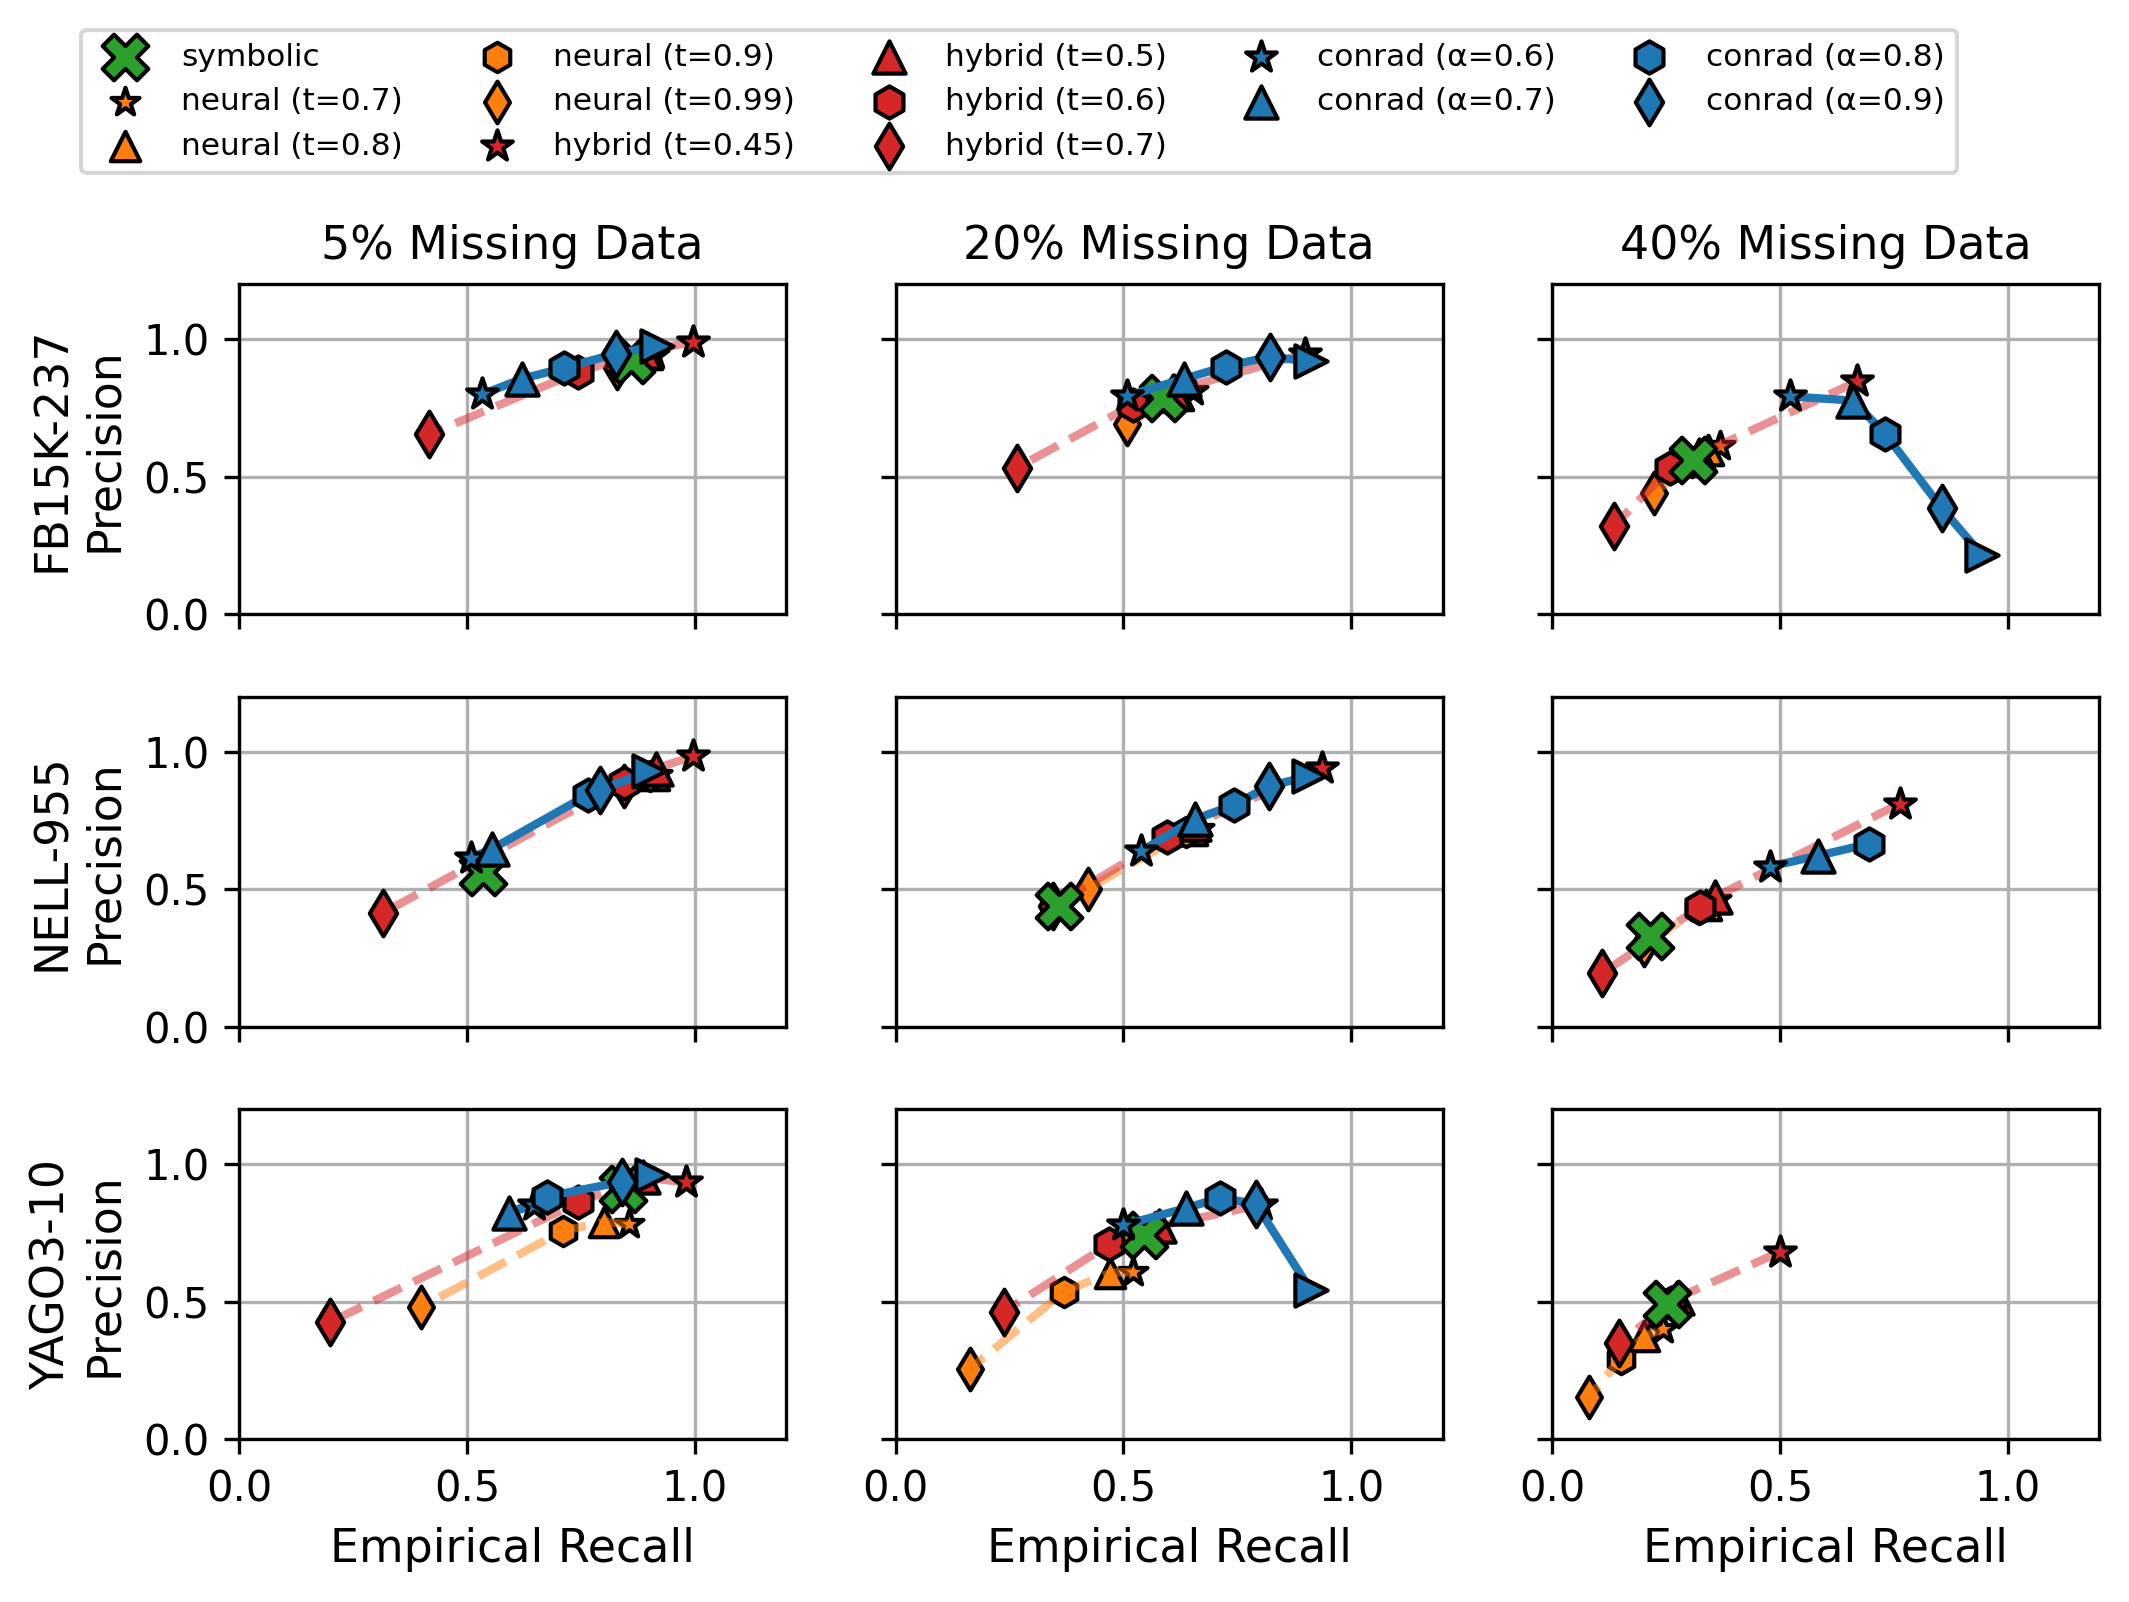

This figure's Python source:
import matplotlib.pyplot as plt
import pandas as pd
from pathlib import Path

# --- Configuration ---
alphas = [0.6, 0.7, 0.8, 0.9]
sparsities = ["5% Missing Data", "20% Missing Data", "40% Missing Data"]
sparsity_values = [5, 20, 40]
datasets = ["fb15k-237", "nell-955", "yago310"]
dataset_labels = ["FB15K-237", "NELL-955", "YAGO3-10"]
query_pipeline = "ThreeHopPipeline"  # 3p only
conrad_markers = ['*', '^', 'h', 'd', '>'] #['o', 'p', 'd', '8', '>']  # circle, pentagon, thin diamond, octagon, right triangle
neural_thresholds = [0.7, 0.8, 0.9, 0.99]
neural_markers = ['*', '^', 'h', 'd', '>']  #['s', '^', 'D', 'v']  # square, triangle, diamond, inverted triangle
hybrid_thresholds = [0.45, 0.5, 0.6, 0.7]
hybrid_markers = ['*', '^', 'h', 'd', '>']  #['*', 'P', 'h', 'H']  # star, plus, hexagon1, hexagon2

# Base path to benchmark results
base_path = Path("/data/sonia/conrad/artifacts/plots_results")

def load_conrad_data(dataset, sparsity):
    """Load Conrad recall and precision data from CSV file."""
    dir_name = f"conrad_bench_{dataset}_{query_pipeline}_{sparsity}"
    csv_path = base_path / dir_name / "results_summary.csv"
    
    if not csv_path.exists():
        print(f"  Conrad path not found: {csv_path}")
        return None, None
    
    try:
        df = pd.read_csv(csv_path)
        recall = df['recall'].tolist()
        precision = df['precision'].tolist()
        return recall, precision
    except Exception as e:
        print(f"Error loading {csv_path}: {e}")
        return None, None

def load_neural_data(dataset, sparsity):
    """Load Neural baseline data for all thresholds from single CSV."""
    dir_name = f"neural_bench_{dataset}_{query_pipeline}_{sparsity}"
    csv_path = base_path / dir_name / "baseline_results_summary.csv"
    
    if not csv_path.exists():
        print(f"  Neural path not found: {csv_path}")
        return None, None
    
    try:
        df = pd.read_csv(csv_path)
        # Get all neural rows (sorted by threshold)
        neural_rows = df[df['baseline'] == 'neural'].sort_values('threshold')
        recalls = neural_rows['recall'].tolist()
        precisions = neural_rows['precision'].tolist()
        return recalls, precisions
    except Exception as e:
        print(f"Error loading {csv_path}: {e}")
        return None, None

def load_symbolic_data(dataset, sparsity):
    """Load Symbolic baseline data (single point)."""
    dir_name = f"symbolic_bench_{dataset}_{query_pipeline}_{sparsity}"
    csv_path = base_path / dir_name / "baseline_results_summary.csv"
    
    if not csv_path.exists():
        print(f"  Symbolic path not found: {csv_path}")
        return None, None
    
    try:
        df = pd.read_csv(csv_path)
        # Get the symbolic row
        symbolic_row = df[df['baseline'] == 'symbolic'].iloc[0]
        return symbolic_row['recall'], symbolic_row['precision']
    except Exception as e:
        print(f"Error loading {csv_path}: {e}")
        return None, None

def load_hybrid_data(dataset, sparsity):
    """Load Hybrid baseline data (multiple threshold points)."""
    dir_name = f"hybrid_bench_{dataset}_{query_pipeline}_{sparsity}"
    csv_path = base_path / dir_name / "baseline_results_summary.csv"
    
    if not csv_path.exists():
        print(f"  Hybrid path not found: {csv_path}")
        return None, None
    
    try:
        df = pd.read_csv(csv_path)
        # Get all hybrid rows
        hybrid_rows = df[df['baseline'] == 'hybrid']
        recalls = hybrid_rows['recall'].tolist()
        precisions = hybrid_rows['precision'].tolist()
        return recalls, precisions
    except Exception as e:
        print(f"Error loading {csv_path}: {e}")
        return None, None

# --- Data Dictionary ---
# Build data dictionary from CSV files, keyed by dataset
data = {}
for dataset in datasets:
    data[dataset] = {
        "conrad": [],
        "neural": [],
        "symbolic": [],
        "hybrid": []
    }
    
    for sparsity in sparsity_values:
        # Load Conrad data
        c_r, c_p = load_conrad_data(dataset, sparsity)
        data[dataset]["conrad"].append((c_r, c_p))
        print(f"Loaded conrad {dataset} 3p {sparsity}%: {len(c_r) if c_r else 0} points")
        
        # Load Neural data
        n_r, n_p = load_neural_data(dataset, sparsity)
        data[dataset]["neural"].append((n_r, n_p))
        print(f"Loaded neural {dataset} 3p {sparsity}%: {len(n_r) if n_r else 0} points")
        
        # Load Symbolic data
        s_r, s_p = load_symbolic_data(dataset, sparsity)
        data[dataset]["symbolic"].append((s_r, s_p))
        print(f"Loaded symbolic {dataset} 3p {sparsity}%: {'yes' if s_r is not None else 'no'}")
        
        # Load Hybrid data
        h_r, h_p = load_hybrid_data(dataset, sparsity)
        data[dataset]["hybrid"].append((h_r, h_p))
        print(f"Loaded hybrid {dataset} 3p {sparsity}%: {len(h_r) if h_r else 0} points")

# --- Plotting ---
fig, axes = plt.subplots(3, 3, figsize=(8, 5), sharex=True, sharey=True)

for row, dataset in enumerate(datasets):
    for col, sparsity in enumerate(sparsities):
        ax = axes[row, col]
        
        # Plot Symbolic
        s_data = data[dataset]["symbolic"][col]
        if s_data[0] is not None and s_data[1] is not None:
            s_r, s_p = s_data
            ax.scatter(s_r, s_p, marker='X', color='C2', s=120, edgecolors='black', label='symbolic', zorder=5)

        # Plot Neural Points (different markers for each threshold)
        n_data = data[dataset]["neural"][col]
        if n_data[0] is not None and n_data[1] is not None:
            n_r, n_p = n_data[0], n_data[1]
            for i, (r, p) in enumerate(zip(n_r, n_p)):
                label = f'neural (t={neural_thresholds[i]})' if row == 0 and col == 0 else None
                ax.scatter(r, p, marker=neural_markers[i], color='C1', s=50, 
                          edgecolors='black', linewidths=1, label=label, zorder=2)
            # Draw dashed line connecting neural points
            ax.plot(n_r, n_p, linestyle='--', color='C1', linewidth=2, alpha=0.5, zorder=3)

        # Plot Hybrid Points (different markers for each threshold)
        h_data = data[dataset]["hybrid"][col]
        if h_data[0] is not None and h_data[1] is not None:
            h_r, h_p = h_data[0], h_data[1]
            for i, (r, p) in enumerate(zip(h_r, h_p)):
                marker_idx = min(i, len(hybrid_markers) - 1)  # Handle cases with fewer points
                label = f'hybrid (t={hybrid_thresholds[marker_idx]})' if row == 0 and col == 0 and i < len(hybrid_thresholds) else None
                ax.scatter(r, p, marker=hybrid_markers[marker_idx], color='C3', s=60, 
                          edgecolors='black', linewidths=1, label=label, zorder=4)
            # Draw dashed line connecting hybrid points
            ax.plot(h_r, h_p, linestyle='--', color='C3', linewidth=2, alpha=0.5, zorder=3)

        # Plot Conrad Points (different markers for each alpha)
        c_data = data[dataset]["conrad"][col]
        if c_data[0] is not None and c_data[1] is not None:
            c_r, c_p = c_data[0], c_data[1]
            for i, (r, p) in enumerate(zip(c_r, c_p)):
                marker_idx = min(i, len(conrad_markers) - 1)
                label = f'conrad (α={alphas[i]})' if row == 0 and col == 0 and i < len(alphas) else None
                ax.scatter(r, p, marker=conrad_markers[marker_idx], color='C0', s=60,
                          edgecolors='black', linewidths=1, label=label, zorder=6)
            # Draw line connecting conrad points
            ax.plot(c_r, c_p, linestyle='-', color='C0', linewidth=2, zorder=5)

        # Axis limits and Titles
        ax.set_xlim(0, 1.2)
        ax.set_ylim(0, 1.2)
            
        if row == 0: ax.set_title(sparsity, fontsize=11)
        if col == 0: ax.set_ylabel(f"{dataset_labels[row]}\nPrecision", fontsize=11)
        if row == 2: ax.set_xlabel("Empirical Recall", fontsize=11)
        
        ax.grid(True)
        if row == 0 and col == 0:
            handles, labels = ax.get_legend_handles_labels()

plt.subplots_adjust(wspace=0.2, hspace=0.25)
# Create figure-level legend positioned at the top center
# Group legend: symbolic, conrad, hybrid thresholds, neural thresholds
fig.legend(handles, labels, loc='upper center', ncol=5, fontsize=7.5, bbox_to_anchor=(0.45, 1.06))
plt.savefig('baselines_precision.png', dpi=300, bbox_inches='tight')
print("Plot saved to baselines_precision.png")
